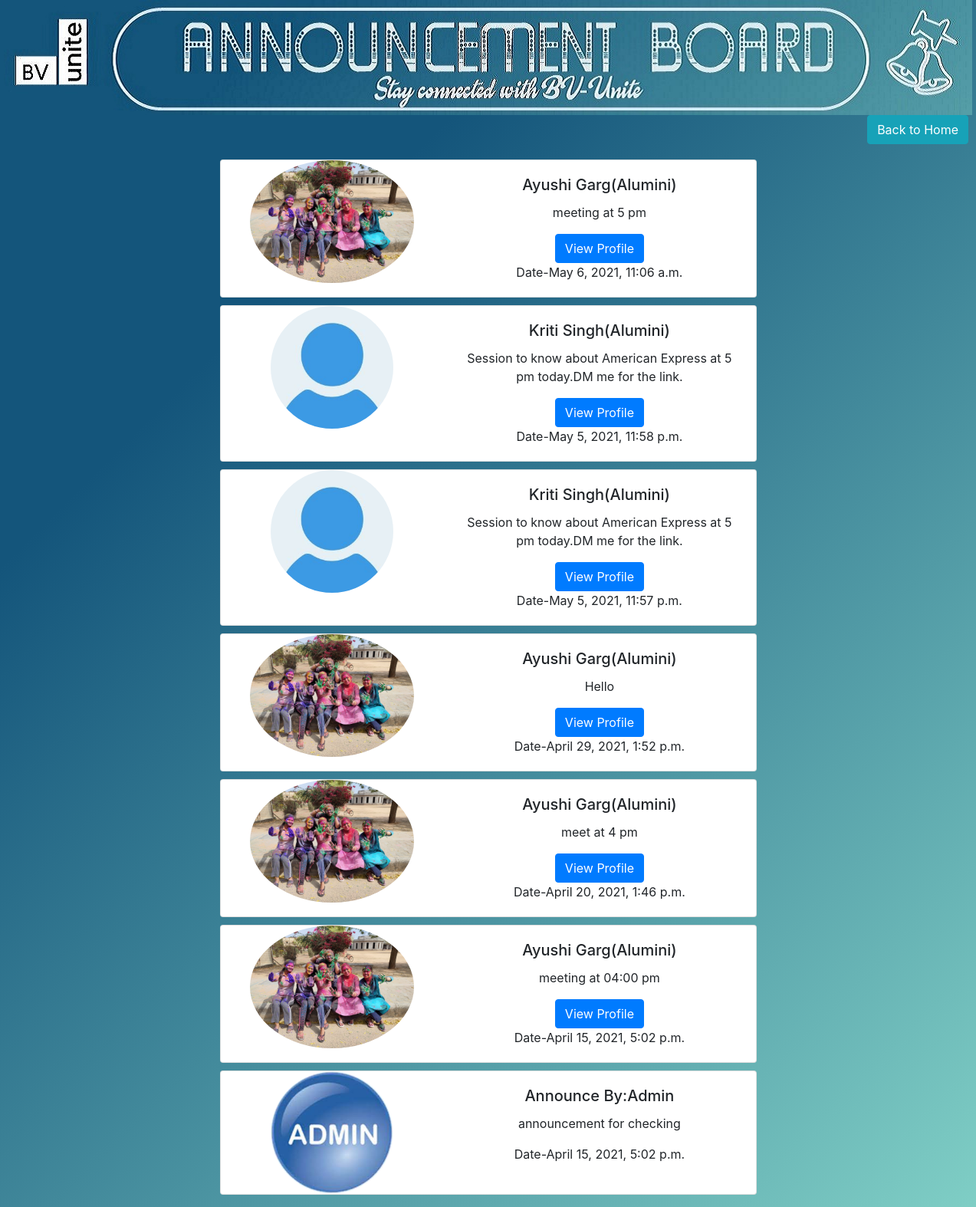
Screenshot of /ancmnt_view with the database file from the repository.
### myapp/models.py (models this page shows, shortened)
class user(models.Model):
    uid=models.CharField(max_length=10,blank=False, primary_key=True)
    urole=models.CharField(max_length=10,blank=False)
    uname=models.CharField(max_length=50,blank=False)
    uemail=models.CharField(max_length=70,blank=False)
    utime=models.DateTimeField(auto_now_add=True)
    upswd=models.CharField(max_length=20,blank=False)
    ucpswd=models.CharField(max_length=20,blank=False)

class anouncement(models.Model):
    anc_uid=models.CharField(max_length=10)
    anc_dsc=models.CharField(max_length=500,blank=False)
    anc_time=models.DateTimeField(auto_now_add=True)
    anc_img=models.ImageField(default='static/images/admin.jpg')

### myapp/views.py (the view)
# urls.py: path('ancmnt_view',views.ancmnt_view,name='ancmnt_view'),
def ancmnt_view(request):
    data=anouncement.objects.all().order_by("-id")
    data2=user.objects.all()
    data3=User.objects.all()
    return render(request,"view_ancmnt.html",{"msg":data,"msg2":data2,"msg3":data3})

### myapp/templatetags/myfilters.py (called while the page is built)
@register.simple_tag
def update_variable(value):
    return value

### templates/view_ancmnt.html (shortened to what this page needs)
{% load myfilters %}
{% load static %}
<html>
<head>
    <link rel="stylesheet" href="https://maxcdn.bootstrapcdn.com/bootstrap/4.5.2/css/bootstrap.min.css">
</head>
<body style="background-color: #7fcec5; background-image: linear-gradient(315deg, #7fcec5 0%, #14557b 74%); ">
    <div class="bg">
        <center><img src="{% static '/images/announcement4.jpg' %}" alt=""></center>
        <a href="{% url 'home' %}" class="btn btn-info" style="float:right; margin-right:10px;">Back to Home</a>
        <br>
        <br>
    </div>
    <center>
        <table class="table">
            <tbody>
                {% for i in msg %}
                {% with True as flag %}
                {% for j in msg2%}
                    {% if i.anc_uid == j.uid %}
                <tr class="table-info">
                    <div class="container bcontent">
                        <div class="card" style="width: 700px;">
                            <div class="row no-gutters">
                                <div class="col-sm-5">
                                    <img class="rounded-circle" src="{{i.anc_img }}" alt="Announce By {{j.uname}}" style="height:10rem">
                                </div>
                                <div class="col-sm-7">
                                    <div class="card-body">
                                        <h5 class="card-title">{{j.uname}}({{j.urole}})</h5>
                                        <p class="card-text">{{i.anc_dsc}}</p>
                                        <form method="POST" action="profile_view">
                                            <button type="submit" name="submit" value="{{i.anc_uid}}" class="btn btn-primary">View Profile</button>
                                        </form>
                                        <p class="card-text">Date-{{i.anc_time}}</p>
                                    </div>
                                </div>
                            </div>
                        </div>
                    </div>
                </tr>
                {% elif i.anc_uid == "ADMIN" and flag == True %}
                <tr class="table-info">
                    <div class="container bcontent">
                        <div class="card" style="width: 700px;">
                            <div class="row no-gutters">
                                <div class="col-sm-5">
                                    <img class="rounded-circle" src="{{i.anc_img }}" alt="Announce By Admin" style="height:10rem">
                                </div>
                                <div class="col-sm-7">
                                    <div class="card-body">
                                        <h5 class="card-title">Announce By:Admin</h5>
                                        <p class="card-text">{{i.anc_dsc}}</p>
                                        <p class="card-text">Date-{{i.anc_time}}</p>
                                    </div>
                                </div>
                            </div>
                        </div>
                    </div>
                </tr>
                {% update_variable False as flag %}
                {%endif%}
               {% endfor %}
               {% endwith %}
             {% endfor %}
            </tbody>
        </table>
    </center>
</body>
<html>

### templates/view_ancmnt.html (style rules this page uses)
.bcontent { margin-top: 10px; }
img { height: auto; }

### rows the page displays
anouncement: anc_dsc "meeting at 5 pm", anc_time "May 6, 2021, 11:06 a.m."
user: anc_img (picture), uname "Ayushi Garg", urole "Alumini"
anouncement: anc_dsc "Session to know about American Express at 5 pm today.DM me for the link.", anc_time "May 5, 2021, 11:58 p.m."
user: anc_img (placeholder picture), uname "Kriti Singh", urole "Alumini"
anouncement: anc_dsc "Session to know about American Express at 5 pm today.DM me for the link.", anc_time "May 5, 2021, 11:57 p.m."
anouncement: anc_dsc "Hello", anc_time "April 29, 2021, 1:52 p.m."
anouncement: anc_dsc "meet at 4 pm", anc_time "April 20, 2021, 1:46 p.m."
anouncement: anc_dsc "meeting at 04:00 pm", anc_time "April 15, 2021, 5:02 p.m."
anouncement: anc_dsc "announcement for checking", anc_time "April 15, 2021, 5:02 p.m."
user: anc_img (picture)
